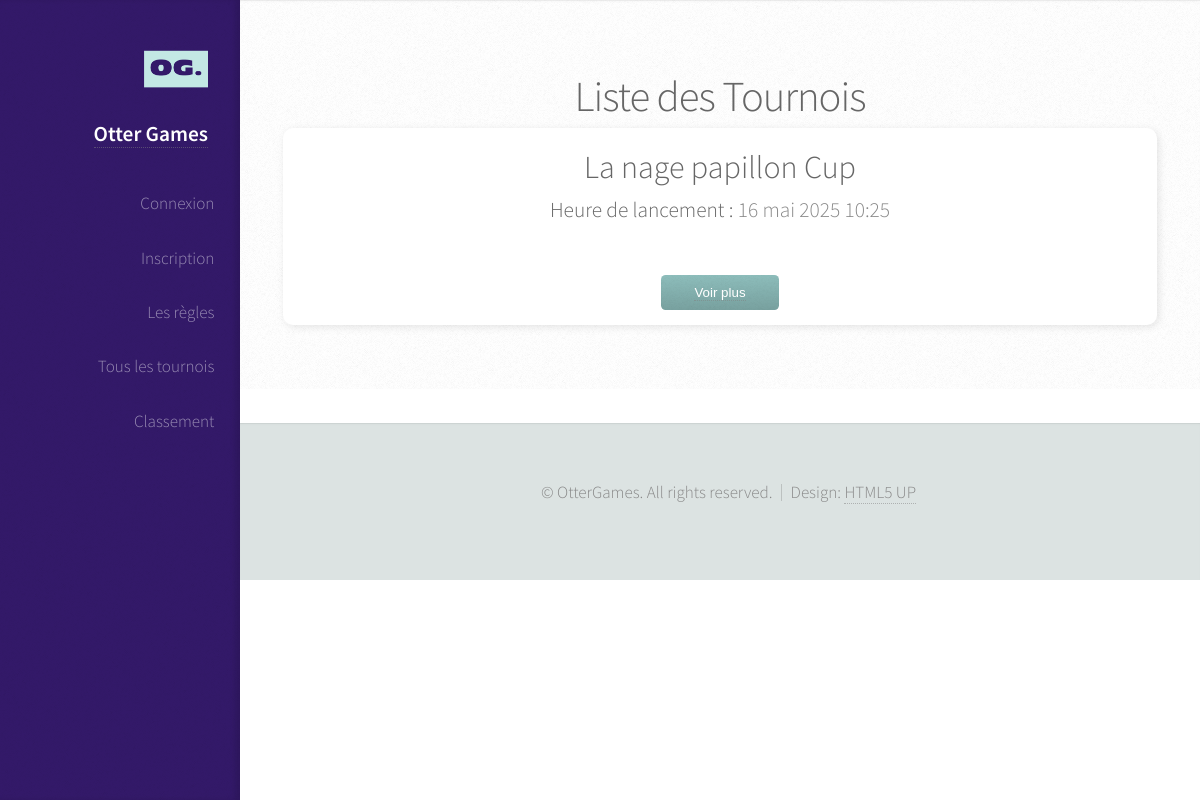
The app's page /alltournois, older data.
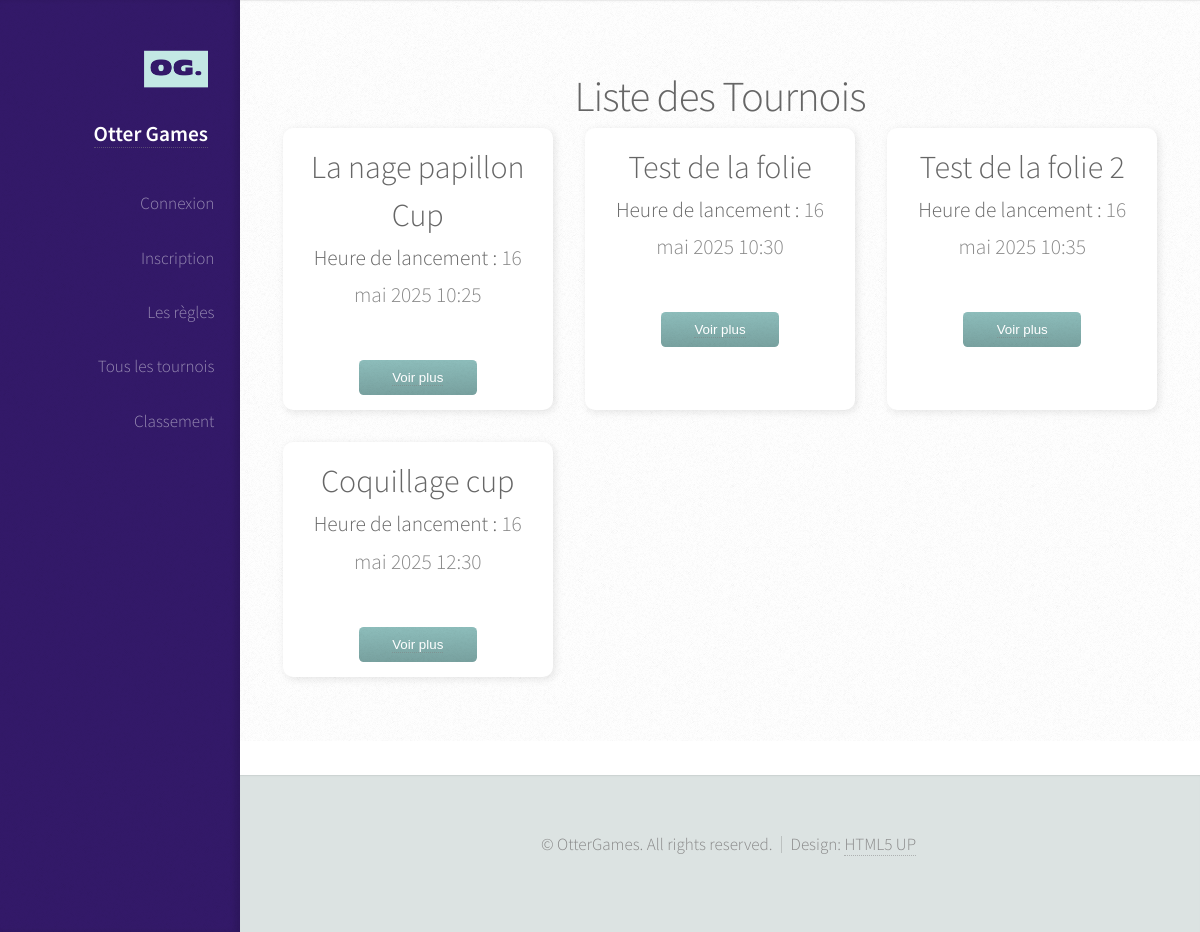
The same page, newer data.
### tournois/models.py (models this page shows, shortened)
class Tournoi(models.Model):
    nom = models.CharField(max_length=100)
    categorie = models.CharField(max_length=100)
    description = models.TextField(blank=True, null=True)
    heure_lancement = models.DateTimeField()

### tournois/views.py (the view)
# urls.py: path('alltournois',views.alltournois_page,name='alltournois'),
def alltournois_page(request):
    tournois = Tournoi.objects.all()
    return render(request, 'alltournois.html', {'tournois': tournois})

### tournois/templates/alltournois.html
{% extends "base.html" %}
{% block content %}
    <h2>Liste des Tournois</h2>
    <div style="display: grid; grid-template-columns: repeat(auto-fit, minmax(250px, 1fr)); gap: 32px;">
        {% for tournoi in tournois %}
            <div style="border-radius: 10px; padding: 15px; box-shadow: 2px 2px 8px rgba(0,0,0,0.1); transition: transform 0.2s; background-color: #ffffff;">
                <h3 style="text-align: center;">{{ tournoi.nom }}</h3>
                <p style="text-align: center;"><strong>Heure de lancement :</strong> {{ tournoi.heure_lancement }}</p>
                <div style="text-align: center; margin-top: 10px;">
                    <button><a href="{% url 'tournoi' tournoi.pk %}">Voir plus</a></button>
                </div>
            </div>
        {% endfor %}
    </div>
{% endblock content %}

Row changes from the older to the newer data that the page shows:
added Tournoi: nom "Test de la folie", heure_lancement "16 mai 2025 10:30"
added Tournoi: nom "Test de la folie 2", heure_lancement "16 mai 2025 10:35"
added Tournoi: nom "Coquillage cup", heure_lancement "16 mai 2025 12:30"
